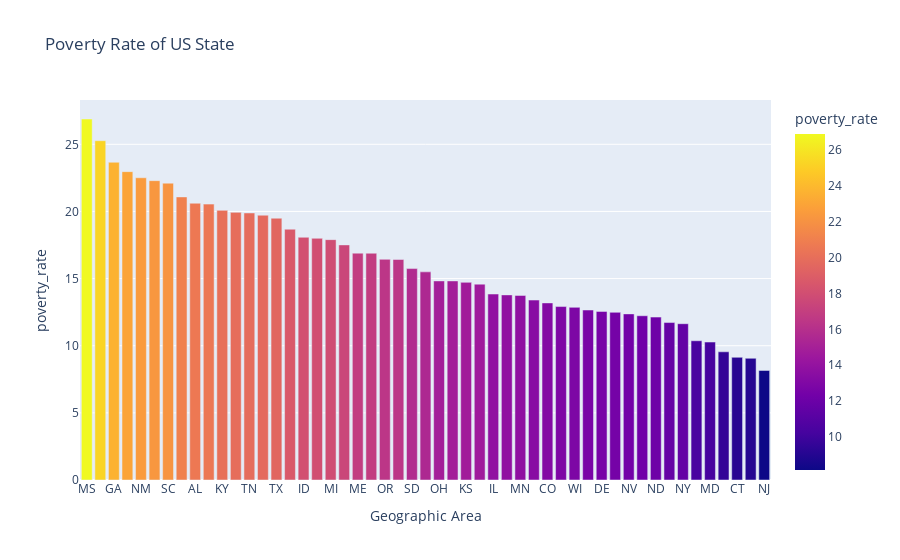

Here is the notebook cell this chart was saved with:
### Code cell
pct_poverty_bar = px.bar(
    data_frame=df_pct_poverty_state,
    x="Geographic Area",
    y="poverty_rate",
    color="poverty_rate",
    title="Poverty Rate of US State",
)
pct_poverty_bar.update_layout(xaxis={"categoryorder": "total descending"})
pct_poverty_bar.show()

### Figure 1 — Plotly figure (JSON) as saved in the notebook; plotly's stock layout.template omitted (floating-point values rounded to 4 significant figures)
{"data": [{"alignmentgroup": "True", "hovertemplate": "Geographic Area=%{x}<br>poverty_rate=%{marker.color}<extra></extra>", "legendgroup": "", "marker": {"color": [18.68, 20.61, 22.96, 25.27, 16.89, 13.19, 9.138, 18, 12.56, 17.51, 23.66, 13.4, 12.23, 18.08, 13.85, 15.5, 14.72, 20.08, 22.29, 9.546, 10.27, 16.89, 17.9, 13.75, 19.93, 26.88, 16.42, 19.72, 12.13, 12.92, 12.66, 8.161, 22.51, 12.37, 11.64, 14.83, 20.55, 16.44, 12.49, 10.37, 22.11, 15.75, 19.89, 19.5, 11.72, 14.59, 13.79, 14.83, 12.86, 21.08, 9.064], "coloraxis": "coloraxis", "pattern": {"shape": ""}}, "name": "", "offsetgroup": "", "orientation": "v", "showlegend": false, "textposition": "auto", "type": "bar", "x": ["AK", "AL", "AR", "AZ", "CA", "CO", "CT", "DC", "DE", "FL", "GA", "HI", "IA", "ID", "IL", "IN", "KS", "KY", "LA", "MA", "MD", "ME", "MI", "MN", "MO", "MS", "MT", "NC", "ND", "NE", "NH", "NJ", "NM", "NV", "NY", "OH", "OK", "OR", "PA", "RI", "SC", "SD", "TN", "TX", "UT", "VA", "VT", "WA", "WI", "WV", "WY"], "xaxis": "x", "y": [18.68, 20.61, 22.96, 25.27, 16.89, 13.19, 9.138, 18, 12.56, 17.51, 23.66, 13.4, 12.23, 18.08, 13.85, 15.5, 14.72, 20.08, 22.29, 9.546, 10.27, 16.89, 17.9, 13.75, 19.93, 26.88, 16.42, 19.72, 12.13, 12.92, 12.66, 8.161, 22.51, 12.37, 11.64, 14.83, 20.55, 16.44, 12.49, 10.37, 22.11, 15.75, 19.89, 19.5, 11.72, 14.59, 13.79, 14.83, 12.86, 21.08, 9.064], "yaxis": "y"}], "layout": {"autosize": true, "barmode": "relative", "coloraxis": {"colorbar": {"title": {"text": "poverty_rate"}}, "colorscale": [[0, "#0d0887"], [0.1111, "#46039f"], [0.2222, "#7201a8"], [0.3333, "#9c179e"], [0.4444, "#bd3786"], [0.5556, "#d8576b"], [0.6667, "#ed7953"], [0.7778, "#fb9f3a"], [0.8889, "#fdca26"], [1, "#f0f921"]]}, "legend": {"tracegroupgap": 0}, "title": {"text": "Poverty Rate of US State"}, "xaxis": {"anchor": "y", "autorange": true, "categoryorder": "total descending", "domain": [0, 1], "range": [-0.5, 50.5], "title": {"text": "Geographic Area"}, "type": "category"}, "yaxis": {"anchor": "x", "autorange": true, "domain": [0, 1], "range": [0, 28.3], "title": {"text": "poverty_rate"}, "type": "linear"}}}
